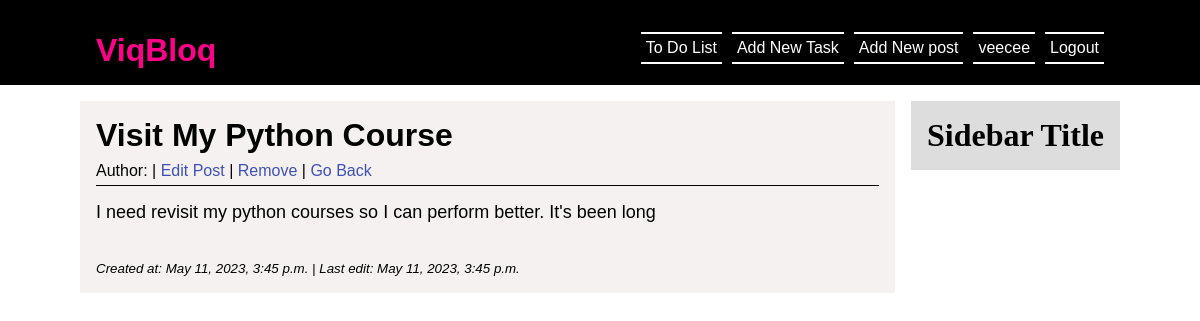
The app's page /todo/tasks/task/2/ (signed in) with its own data.
### todo/models.py (models this page shows, shortened)
class Task(models.Model):
    user = models.ForeignKey(User, on_delete=models.CASCADE, null=True, blank=True)
    title = models.CharField(max_length=200)
    description = models.TextField(null=True, blank=True)
    complete = models.BooleanField(default=False)
    created_at = models.DateTimeField(auto_now_add=True, editable=False)
    updated_at = models.DateTimeField(auto_now=True, editable=False)
    class Meta:
        ordering = ['complete']

### todo/views.py (the view)
# urls.py: path('task/<int:pk>/', TaskDetail.as_view(), name='task-detail'),
class TaskDetail(LoginRequiredMixin, DetailView):
    model = Task
    context_object_name = 'task'

### todo/templates/todo/task_detail.html
{% extends 'base.html' %}
{% block content %}
    <div class="post_details">
        <div class="post_info">
            <h1>{{task.title}}</h1>
            <div class="post_detail_meta">
                <p>Author: {{task.author}} | <a href="update"> Edit Post</a> | <a href="delete">Remove</a>
                    | <a href="{% url 'tasks' %}">Go Back</a>
                </p>
            </div>
        </div>
        <div class="post_detail_content">
            {{task.description}}
        </div>
        <br> <br>
        <p><small><em>Created at: {{task.created_at}} | Last edit: {{task.updated_at}}</em></small></p>
    </div>
{% endblock content %}

### blog/templates/base.html (shortened to what this page needs)
<!DOCTYPE html>
<html lang="en">
<head>
    {% load static %}
    <link rel="stylesheet" type="text/css" href="{% static "css/styles.css" %}">
</head>
<body>
    <header class="site_header">
        <div class="site_brand">
            <h1><a href="{% url 'home' %}">ViqBloq</a></h1>
            <p>
                {% if request.user.is_authenticated %}
                    <div style='margin-left: 10px;'><a href="{% url 'logout' %}">Logout</a></div>
                    <div style='margin-left: 10px;'><p>{{request.user}}</p></div>
                    <div style='margin-left: 10px;'><a href="{% url 'post-new' %}"> Add New post</a></div>
                    <div style='margin-left: 10px;'><a href="{% url 'task-create' %}"> Add New Task</a></div>
                    <div><a href="{% url 'tasks' %}"> To Do List</a></div>
                {% endif %}
            </p>
        </div>
    </header>
    <div class="content_wrapper">
        <div class="content">
            {% block content %}{% endblock %}
        </div>
        <div class="sidebar">
            <div class="widget">
                <h1 class="widget_title">Sidebar Title</h1>
            </div>
        </div>
    </div>
</body>
</html>

### viq/static/css/styles.css (style rules this page uses)
* { margin: 0; padding: 0; }
a, a:visited { text-decoration: none; color: #fff; }
.site_header { background: black; color: #fff; padding: 1rem; font-family: sans-serif; overflow: hidden; }
.site_brand { margin: auto; max-width: 100rem; margin: 1rem 5rem; }
.site_brand h1 { float: left; }
.site_brand h1 a { color: #F08; }
.site_brand div { float: right; border-bottom: 2px solid; border-top: 2px solid; padding: 5px; }
.content_wrapper { display: flex; margin: auto; max-width: 100rem; margin-top: 1rem; align-items: end; margin: 1rem 5rem; align-items: start; }
.content { flex: 1 0 70%; margin-right: 1rem; }
.post_details { font-family: sans-serif; background: #f3eeeecf; padding: 1rem; }
.post_detail_meta { margin-top: .5rem; }
.post_detail_meta a { color: #3f51b5; }
.post_detail_content { padding-top: 1rem; font-size: 18px; }
.post_info { border-bottom: 1px solid; padding-bottom: 5px; }
.sidebar { background: #ddd; padding: 1rem; }

### records on screen
Task: title "Visit My Python Course", description "I need revisit my python courses so I can perform better. It's been long", created_at "May 11, 2023, 3:45 p.m.", updated_at "May 11, 2023, 3:45 p.m."

### other values on screen
{{ request.user }} "veecee"
